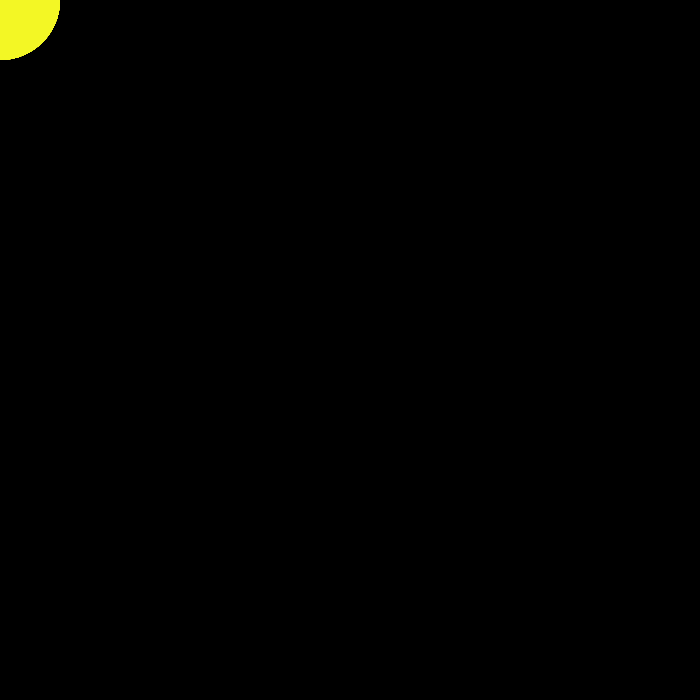
Frame 1 (no input)
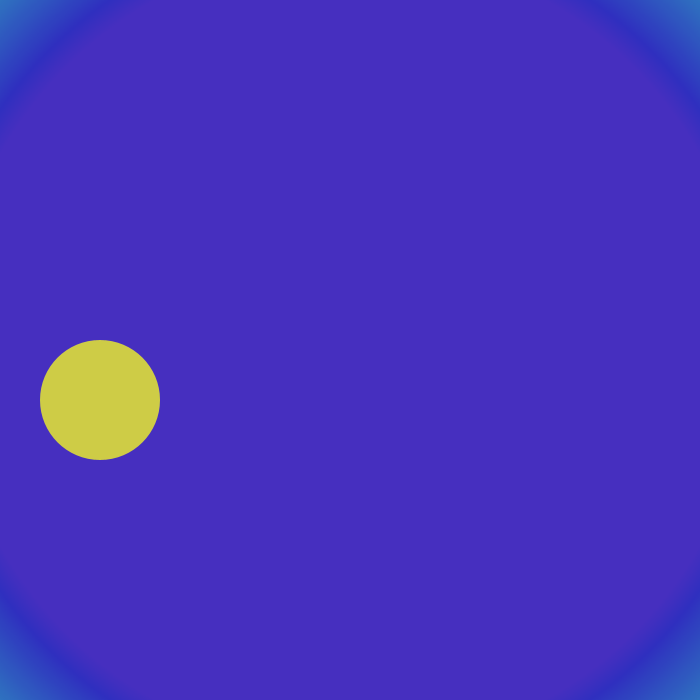
Frame 60 (the mouse pressed at the canvas centre just before this capture)
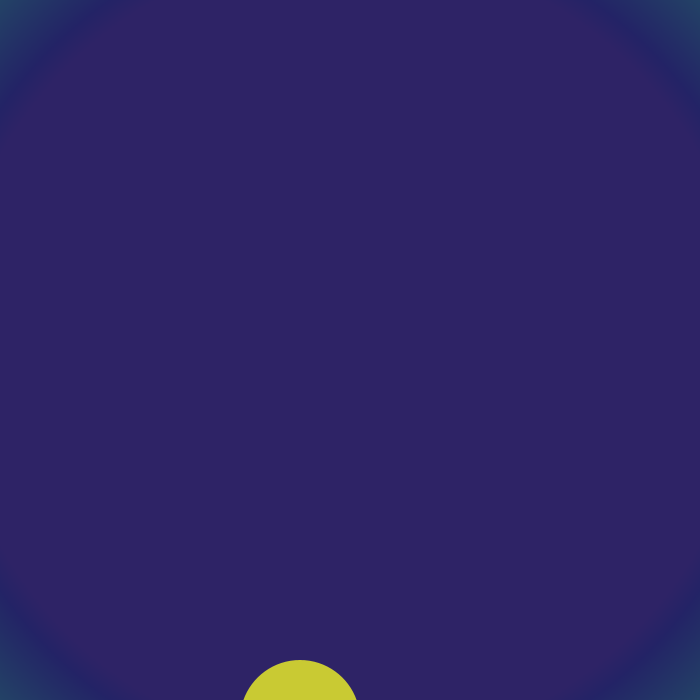
Frame 120 (the mouse held since frame 60 and released just before this capture)

The Processing sketch that drew these frames (run headless with seeded random() and noise(); from frame 60 on, the mouse is pressed at the canvas centre):

// Processing sketch: processing_171543
// ── processing_171543.pde


int dim;
int state = 0;
int count = 0;
float h;
float s;
float b;
float xpos;
float ypos;



void setup() {
  size(700, 700);
  dim = width/2;
  colorMode(HSB, 360, 100, 100);
  noStroke();
  ellipseMode(RADIUS);
}

void draw() {
  background(0);
  
    drawGradient(width/2, height/2);
    
  } 




void drawGradient(float x, float y) {
  int radius = 2*dim;
  for (int r = radius; r > 400; --r) {
    fill(h, s, b);
    ellipse(x, y, r, r);
    h = (h + .4) % 360;
    fill(61,85,97, 200);
  ellipse(xpos, ypos, 60,60);
  }
  
  if (state == 0) {
    count++;
    h = 120;
    s = 80;
    b = 100;
    xpos = 350;
    ypos = 50;
    if (count == 5) {
      state = 1;
    }
  }
  
  if (state ==1) {
    count++;
    h = 120;
    s = 80;
    b = 80;
    xpos = 175;
    ypos = 180;
    if (count == 10) {
      state = 2;
    }
  }
  
  if (state ==2) {
    count++;
    h = 130;
    s = 75;
    b = 75;
    xpos = 100;
    ypos = 400;
    if (count == 15) {
      state = 3;
    }
  }
  
  if (state ==3) {
    count++;
    h = 150;
    s = 70;
    b = 70;
    xpos = 50;
    ypos = 680;
    if (count == 20) {
      state = 4;
    }
  }
  
  if (state ==4) {
    count++;
    h = 140;
    s = 65;
    b = 65;
    xpos = 250;
    ypos = 710;
    if (count == 25) {
      state = 5;
    }
  }
  
  if (state ==5) {
    count++;
    h = 130;
    s = 65;
    b = 40;
    xpos = 300;
    ypos = 720;
    if (count == 30) {
      state = 6;
    }
  }
  
  if (state ==6) {
    count++;
    h = 130;
    s = 55;
    b = 20;
    xpos = 350;
    ypos = 730;
    if (count == 35) {
      state = 7;
    }
  }
  
  if (state ==7) {
    count++;
    h = 130;
    s = 65;
    b = 40;
    xpos = 400;
    ypos = 720;
    if (count == 40) {
      state = 8;
    }
  }
  
  if (state ==8) {
    count++;
    h = 130;
    s = 45;
    b = 60;
    xpos = 450;
    ypos = 710;
    if (count == 45) {
      state = 9;
    }
  }
  
  if (state ==9) {
    count++;
    h = 114;
    s = 40;
    b = 80;
    xpos = 650;
    ypos = 680;
    if (count == 50) {
      state = 10;
    }
  }
  
  if (state ==10) {
    count++;
    h = 120;
    s = 50;
    b = 80;
    xpos = 600;
    ypos = 400;
    if (count == 55) {
      state = 11;
    }
  }
  
  if (state ==11) {
    count++;
    h = 130;
    s = 70;
    b = 80;
    xpos = 525;
    ypos = 180;
    if (count == 60) {
      count = 0;
      state = 0;
    }
  }
}


  
